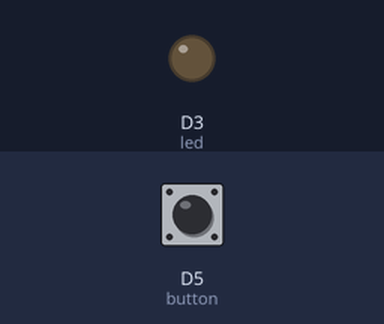
The sketch below on a simulated ESP8266 (NodeMCU). Parts: output pins drawn as LEDs (lit = HIGH). Inputs (shaded band) come from the test bench; at power-on: D5 (button) HIGH. WiFi joins after 1.5 s; servers stay silent unless stated; no MQTT or app messages arrive unless stated; not simulated (calls return 0 or success): credentials.h; what the sketch prints to the serial monitor is not drawn.

Above: at 5.0 s.
5.1 s: D5 (button) pulled LOW for 0.15 s
At 5.6 s:
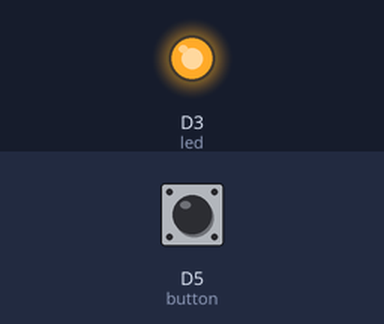
Timing chart, 0 to 8.1 s (numbered marks = the images above; inputs shaded):
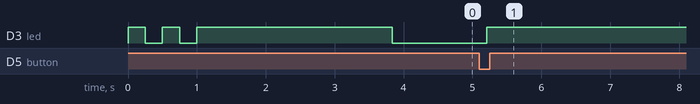

Measured:
- after the input at 5.1 s, D3 (led): LOW → HIGH after 0.11 s

The sketch:

HighAlert_GoldenButton.ino
```cpp
// ***************************************
// ********** Global Variables ***********
// ***************************************


//Globals for Wifi Setup and OTA
#include <credentials.h>
#include <ESP8266WiFi.h>
#include <ESP8266mDNS.h>
#include <WiFiUdp.h>
#include <ArduinoOTA.h>

//WiFi Credentials
#ifndef STASSID
#define STASSID "your_ssid"
#endif
#ifndef STAPSK
#define STAPSK  "your_password"
#endif
const char* ssid = STASSID;
const char* password = STAPSK;

//MQTT
#include <Adafruit_MQTT.h>
#include <Adafruit_MQTT_Client.h>
#ifndef AIO_SERVER
#define AIO_SERVER      "your_MQTT_server_address"
#endif
#ifndef AIO_SERVERPORT
#define AIO_SERVERPORT  0000 //Your MQTT port
#endif
#ifndef AIO_USERNAME
#define AIO_USERNAME    "your_MQTT_username"
#endif
#ifndef AIO_KEY
#define AIO_KEY         "your_MQTT_key"
#endif
#define MQTT_KEEP_ALIVE 150
unsigned long previousTime;

//Globals for GPIO
#define led D3
#define button D5

//MQTT Startup
WiFiClient client;
Adafruit_MQTT_Client mqtt(&client, AIO_SERVER, AIO_SERVERPORT, AIO_USERNAME, AIO_KEY);
Adafruit_MQTT_Publish highAlert = Adafruit_MQTT_Publish(&mqtt, AIO_USERNAME "/feeds/HighAlert");

//Variables
float mqttConnectFlag = 0.0;


// ***************************************
// *************** Setup *****************
// ***************************************


void setup() {

  //Initialize GPIO
  pinMode(led, OUTPUT);
  digitalWrite(led, LOW);
  pinMode(button, INPUT_PULLUP);

  //Blink Lights
  bootBlink();

  //WiFi Initialization
  wifiSetup();
  MQTT_connect();

  //Connected, Fade out led
  bootDim();
  Serial.println("Boot Successful!");
}


// ***************************************
// ************* Da Loop *****************
// ***************************************


void loop() {

  //Network Housekeeping
  ArduinoOTA.handle();
  MQTT_connect();

  //State Manager
  int buttonRead = digitalRead(button);

  if(buttonRead == 0){
    delay(100);
    analogWrite(led, 255);
    highAlert.publish(420);
    delay(13500);
    bootDim();
  }
  else{
    delay(10);
  }
}


// ***************************************
// ********** Backbone Methods ***********
// ***************************************


void bootBlink() {

  analogWrite(led, 255);
  delay(250);
  analogWrite(led, 0);
  delay(250);
  analogWrite(led, 255);
  delay(250);
  analogWrite(led, 0);
  delay(250);
  analogWrite(led, 255);
}

void bootDim() {

  for (int j=255; j>-1; j--) {
    Serial.println(j);
    analogWrite(led, j);
    delay(5);
  }
}

void wifiSetup() {

  WiFi.mode(WIFI_STA);
  WiFi.begin(ssid, password);
  while (WiFi.waitForConnectResult() != WL_CONNECTED) {
    Serial.println("Connection Failed! Rebooting...");
    delay(5000);
    ESP.restart();
  }
  ArduinoOTA.setHostname("HighAlert-GoldenButton");
  ArduinoOTA.onStart([]() {
    String type;
    if (ArduinoOTA.getCommand() == U_FLASH) {
      type = "sketch";
    } else { // U_SPIFFS
      type = "filesystem";
    }
    Serial.println("Start updating " + type);
  });
  ArduinoOTA.onEnd([]() {
    Serial.println("\nEnd");
  });
  ArduinoOTA.onProgress([](unsigned int progress, unsigned int total) {
    Serial.printf("Progress: %u%%\r", (progress / (total / 100)));
  });
  ArduinoOTA.onError([](ota_error_t error) {
    Serial.printf("Error[%u]: ", error);
    if (error == OTA_AUTH_ERROR) {
      Serial.println("Auth Failed");
    } else if (error == OTA_BEGIN_ERROR) {
      Serial.println("Begin Failed");
    } else if (error == OTA_CONNECT_ERROR) {
      Serial.println("Connect Failed");
    } else if (error == OTA_RECEIVE_ERROR) {
      Serial.println("Receive Failed");
    } else if (error == OTA_END_ERROR) {
      Serial.println("End Failed");
    }
  });
  ArduinoOTA.begin();
  Serial.println("Ready");
  Serial.print("IP address: ");
  Serial.println(WiFi.localIP());
}

void MQTT_connect() {
  int8_t ret;

  // Stop if already connected.
  if (mqtt.connected()) {
    //Serial.println("Connected");
    return;
  }
  Serial.print("Connecting to MQTT... ");
  uint8_t retries = 3;

  while ((ret = mqtt.connect()) != 0) { // connect will return 0 for connected
    Serial.println(mqtt.connectErrorString(ret));
    Serial.println("Retrying MQTT connection in 5 seconds...");
    mqtt.disconnect();
    delay(5000);  // wait 5 seconds
    retries--;
    if (retries == 0) {
      // basically die and wait for WDT to reset me
      //while (1);
      Serial.println("Wait 10 min to reconnect");
      delay(600000);
    }
  }
  Serial.println("MQTT Connected!");
}
```
